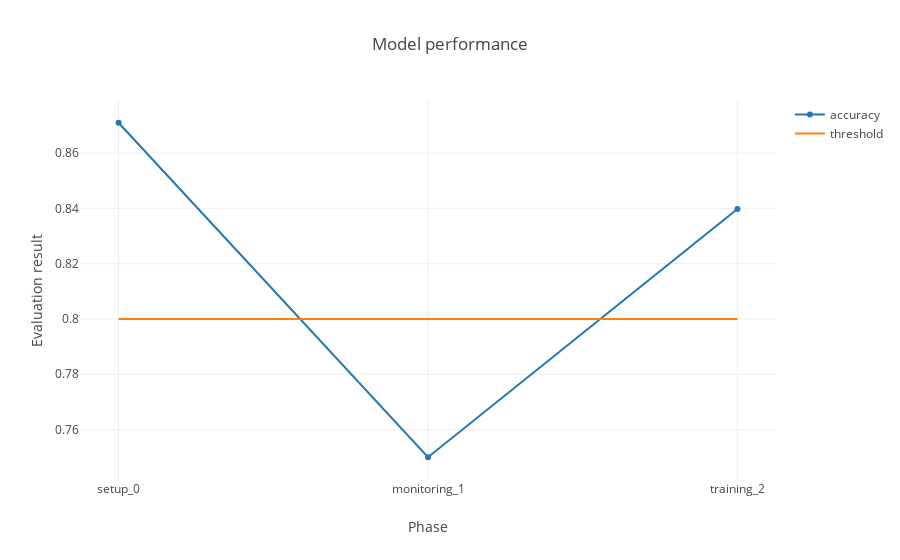

Notebook code cell kept with this figure:
### Markdown cell above
#### Plot linear chart

### Code cell
trace1 = go.Scatter(
    x = phases,
    y = evaluation_values,
    mode = 'lines+markers',
    name = 'accuracy'
)

trace2 = go.Scatter(
    x = phases,
    y = threshold_values,
    mode = 'lines',
    name = 'threshold'
)

layout = dict(title = 'Model performance',
              xaxis = dict(title = 'Phase'),
              yaxis = dict(title = 'Evaluation result'),
              )

fig = dict(data=[trace1, trace2], layout=layout)
iplot(fig)

### Figure 1 — Plotly figure (JSON) as saved in the notebook; plotly's stock layout.template omitted (floating-point values rounded to 4 significant figures)
{"data": [{"y": [0.871, 0.75, 0.8398], "x": ["setup_0", "monitoring_1", "training_2"], "type": "scatter", "mode": "lines+markers", "name": "accuracy"}, {"y": [0.8, 0.8, 0.8], "x": ["setup_0", "monitoring_1", "training_2"], "type": "scatter", "mode": "lines", "name": "threshold"}], "layout": {"title": "Model performance", "xaxis": {"title": "Phase"}, "yaxis": {"title": "Evaluation result"}}}
